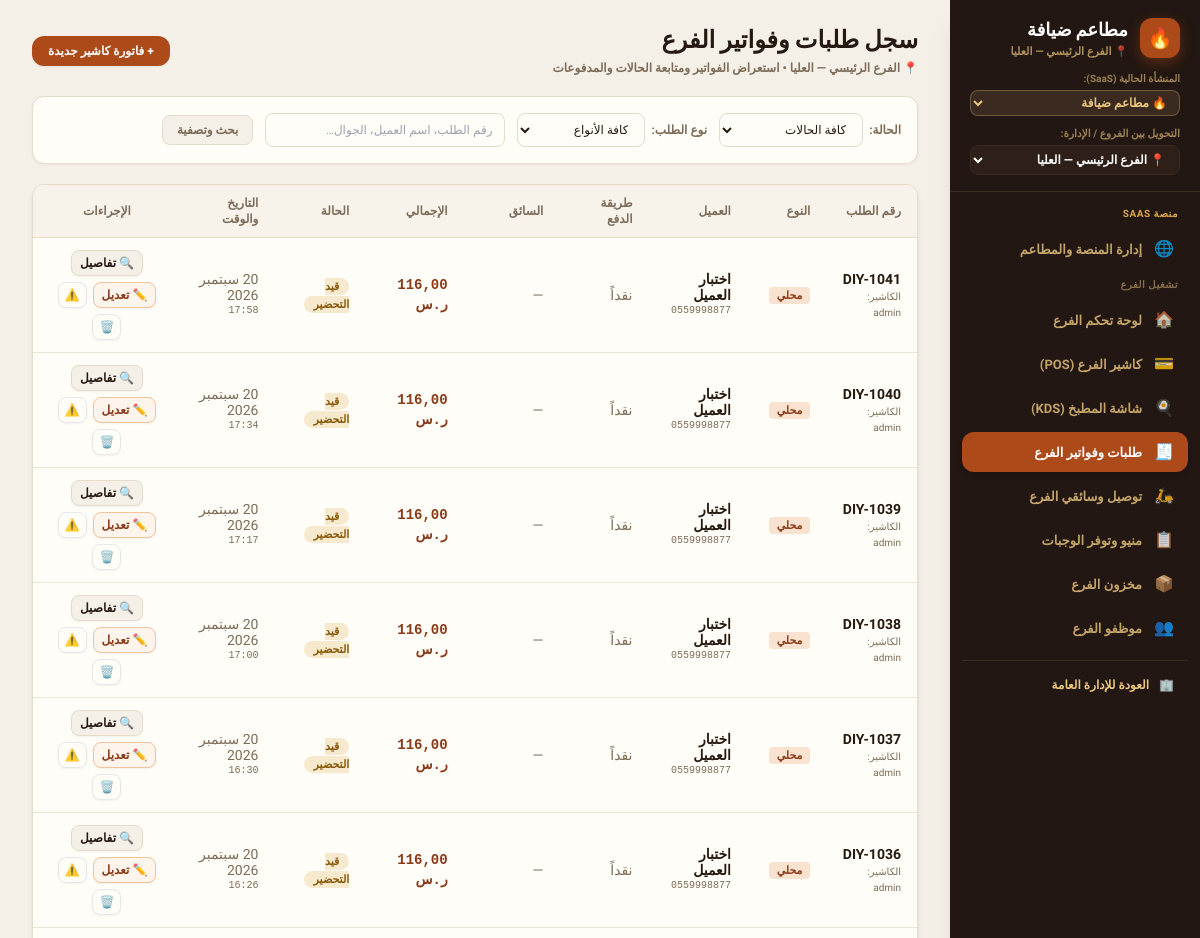
Before: /branch/orders/ (signed in, upper part) with the older database file.
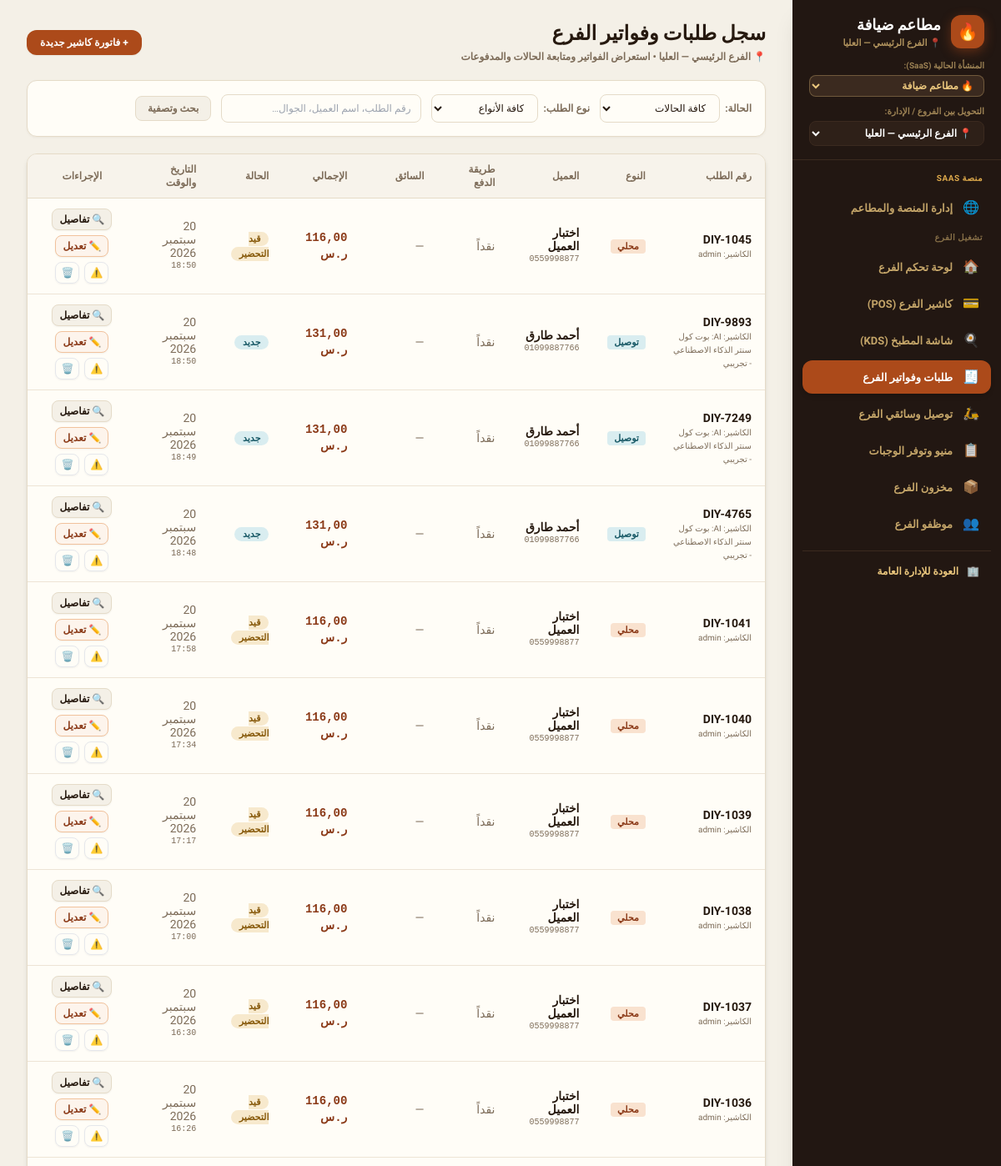
After: the same page with the newer database file.
### core/models.py (models this page shows, shortened)
class Order(models.Model):
    TYPE_CHOICES = [
        ("dine_in", "محلي"),
        ("takeaway", "سفري"),
        ("delivery", "توصيل"),
    ]
    CHANNEL_CHOICES = [
        ("cashier", "الكاشير"),
        ("call_center", "الكول سنتر"),
    ]
    STATUS_CHOICES = [
        ("new", "جديد"),
        ("preparing", "قيد التحضير"),
        ("ready", "جاهز للتسليم"),
        ("out_for_delivery", "في الطريق"),
        ("delivered", "تم التسليم"),
        ("cancelled", "ملغي"),
    ]
    PAY_CHOICES = [
        ("cash", "نقداً"),
        ("card", "بطاقة"),
        ("wallet", "محفظة رقمية"),
    ]
    tenant = models.ForeignKey(
        Tenant,
        on_delete=models.CASCADE,
        related_name="orders",
        null=True,
        blank=True,
        verbose_name="المستأجر / المنشأة",
    )
    order_number = models.CharField(max_length=50, unique=True, verbose_name="رقم الطلب")
    order_type = models.CharField(max_length=20, choices=TYPE_CHOICES, default="dine_in", verbose_name="نوع الطلب")
    channel = models.CharField(max_length=20, choices=CHANNEL_CHOICES, default="cashier", verbose_name="القناة")
    branch = models.ForeignKey(
        Branch,
        on_delete=models.SET_NULL,
        null=True,
        blank=True,
        related_name="orders",
        verbose_name="الفرع",
    )
    delivery_area = models.ForeignKey(
        "DeliveryArea",
        on_delete=models.SET_NULL,
        null=True,
        blank=True,
        related_name="orders",
        verbose_name="منطقة التوصيل / الكومبوند",
    )
    customer = models.ForeignKey(
        Customer,
        on_delete=models.SET_NULL,
        null=True,
        blank=True,
        related_name="orders",
        verbose_name="العميل",
    )
    customer_name = models.CharField(max_length=255, default="عميل نقدي", verbose_name="اسم العميل")
    customer_phone = models.CharField(max_length=50, default="", blank=True, verbose_name="هاتف العميل")
    address = models.CharField(max_length=255, default="", blank=True, verbose_name="عنوان التوصيل")
    status = models.CharField(max_length=30, choices=STATUS_CHOICES, default="new", verbose_name="الحالة")
    pay_method = models.CharField(max_length=20, choices=PAY_CHOICES, default="cash", verbose_name="طريقة الدفع")
    paid = models.BooleanField(default=True, verbose_name="تم الدفع")
    subtotal = models.DecimalField(max_digits=10, decimal_places=2, default=0.00, verbose_name="المجموع الفرعي")
    delivery_fee = models.DecimalField(max_digits=8, decimal_places=2, default=0.00, verbose_name="رسوم التوصيل")
    discount = models.DecimalField(max_digits=8, decimal_places=2, default=0.00, verbose_name="الخصم")
    total = models.DecimalField(max_digits=10, decimal_places=2, default=0.00, verbose_name="الإجمالي")
    cashier = models.CharField(max_length=255, default="", blank=True, verbose_name="الكاشير")
    driver = models.ForeignKey(
        Employee,
        on_delete=models.SET_NULL,
        null=True,
        blank=True,
        related_name="assigned_orders",
        verbose_name="السائق",
    )
    notes = models.TextField(default="", blank=True, verbose_name="ملاحظات")
    created_at = models.DateTimeField(default=timezone.now, verbose_name="تاريخ ووقت الطلب")
    class Meta:
        verbose_name = "طلب"
        verbose_name_plural = "الطلبات"
        ordering = ["-created_at", "-id"]

### core/views.py (the view)
# urls.py: path("branch/orders/", views.branch_orders_view, name="branch_orders"),
@login_required
@ensure_csrf_cookie
def branch_orders_view(request):
    if not user_has_perm(request.user, "view_orders"):
        return HttpResponseForbidden("غير مصرح لك باستعراض سجل طلبات الفرع")
    tenant = get_active_tenant(request)
    branch = get_active_branch(request)
    status_filter = request.GET.get("status", "all")
    type_filter = request.GET.get("type", "all")
    search = request.GET.get("q", "").strip()
    orders = Order.objects.filter(tenant=tenant).select_related("branch", "driver").order_by("-id")
    if branch:
        orders = orders.filter(branch=branch)
    if status_filter != "all":
        orders = orders.filter(status=status_filter)
    if type_filter != "all":
        orders = orders.filter(order_type=type_filter)
    if search:
        orders = orders.filter(Q(order_number__icontains=search) | Q(customer_name__icontains=search) | Q(customer_phone__icontains=search))
    context = {
        "tenant": tenant,
        "branch": branch,
        "orders": orders[:50],
        "status_filter": status_filter,
        "type_filter": type_filter,
        "search_query": search,
        "statuses": Order.STATUS_CHOICES,
        "order_types": Order.TYPE_CHOICES,
    }
    return render(request, "branch_orders.html", context)

### core/models.py (called while the page is built)
    def is_subscription_active(self):
        if not self.is_active:
            return False
        if self.subscription_status in ["active", "trial"]:
            if self.subscription_end and self.subscription_end < timezone.now():
                return False
            return True
        return False

    def days_until_expiry(self):
        if not self.subscription_end:
            return 999
        diff = (self.subscription_end - timezone.now()).total_seconds()
        return max(0, int(diff // 86400))

### core/views.py (called while the page is built, shortened)
def get_active_tenant(request):
    if hasattr(request, "tenant") and request.tenant:
        return request.tenant

def get_active_branch(request):
    tenant = get_active_tenant(request)
    profile = getattr(request.user, "profile", None)
    is_owner = request.user.is_superuser or (profile and (profile.role in ["owner", "platform_admin"] or profile.is_platform_admin))
    if not is_owner and profile and profile.branch:
        return profile.branch
    active_id = request.session.get("active_branch_id")
    if active_id:
        qs = Branch.objects.filter(id=active_id)
        if tenant:
            qs = qs.filter(tenant=tenant)
        return qs.first()
    return None

### templates/branch_orders.html (shortened to what the changed rows need)
{% extends "base.html" %}
{% block content %}
<div>
    <div class="mb-5 flex flex-col sm:flex-row sm:items-center sm:justify-between gap-3">
        <div>
            <h1 class="text-2xl font-black font-display text-ink">سجل طلبات وفواتير الفرع</h1>
        </div>
    </div>
    <div class="card overflow-hidden shadow-md">
        <div class="overflow-x-auto">
            <table class="w-full text-right text-xs">
                <thead class="border-b border-line bg-paper/70">
                    <tr>
                        <th class="th">رقم الطلب</th>
                        <th class="th">النوع</th>
                        <th class="th">العميل</th>
                        <th class="th">طريقة الدفع</th>
                        <th class="th">السائق</th>
                        <th class="th">الإجمالي</th>
                        <th class="th">الحالة</th>
                        <th class="th">التاريخ والوقت</th>
                        <th class="th text-center">الإجراءات</th>
                    </tr>
                </thead>
                <tbody class="divide-y divide-line/70">
                    {% for o in orders %}
                    <tr class="hover:bg-paper/30 transition">
                        <td class="td">
                            <span class="font-extrabold text-ink text-sm">{{ o.order_number }}</span>
                            <span class="block text-[10px] text-soft">الكاشير: {{ o.cashier|default:"—" }}</span>
                        </td>
                        <td class="td">
                            <span class="rounded px-2 py-0.5 text-[11px] font-bold
                                {% if o.order_type == 'dine_in' %}bg-brand-100 text-brand-700
                                {% elif o.order_type == 'takeaway' %}bg-paper border border-line text-ink
                                {% else %}bg-info-100 text-info-700{% endif %}">
                                {{ o.get_order_type_display }}
                            </span>
                        </td>
                        <td class="td">
                            <p class="font-bold text-ink">{{ o.customer_name }}</p>
                            {% if o.customer_phone %}
                            <p class="text-[10px] text-soft font-mono" dir="ltr">{{ o.customer_phone }}</p>
                            {% endif %}
                        </td>
                        <td class="td text-soft">{{ o.get_pay_method_display }}</td>
                        <td class="td text-soft">{{ o.driver.name|default:"—" }}</td>
                        <td class="td font-extrabold text-brand-700 font-mono text-sm">{{ o.total|floatformat:2 }} ر.س</td>
                        <td class="td">
                            <span class="rounded-full px-2.5 py-0.5 text-[11px] font-bold
                                {% if o.status == 'delivered' %}bg-good-100 text-good-700
                                {% elif o.status == 'ready' %}bg-good-100 text-good-700
                                {% elif o.status == 'out_for_delivery' %}bg-brand-100 text-brand-700
                                {% elif o.status == 'preparing' %}bg-warn-100 text-warn-700
                                {% elif o.status == 'cancelled' %}bg-bad-100 text-bad-700
                                {% else %}bg-info-100 text-info-700{% endif %}">
                                {{ o.get_status_display }}
                            </span>
                        </td>
                        <td class="td text-soft">
                            <span>{{ o.created_at|date:"j M Y" }}</span>
                            <span class="block text-[10px] font-mono">{{ o.created_at|time:"H:i" }}</span>
                        </td>
                        <td class="td text-center">
                            <div class="flex items-center justify-center gap-1.5 flex-wrap">
                                <a
                                    href="{% url 'order_detail' o.id %}"
                                    title="تفاصيل الطلب والفاتورة"
                                    class="rounded-lg bg-paper border border-line px-2 py-1 text-xs font-bold text-ink hover:bg-line transition shadow-sm"
                                >
                                    🔍 تفاصيل
                                </a>
                                <a
                                    href="{% url 'order_edit' o.id %}"
                                    title="تعديل الطلب"
                                    class="rounded-lg bg-brand-50 border border-brand-200 px-2 py-1 text-xs font-bold text-brand-700 hover:bg-brand-100 transition shadow-sm"
                                >
                                    ✏️ تعديل
                                </a>
                                <button
                                    type="button"
                                    onclick="cancelOrder({{ o.id }}, '{{ o.order_number }}')"
                                    title="إلغاء الطلب"
                                    class="rounded-lg bg-warn-50 border border-warn-200 px-1.5 py-1 text-xs font-bold text-warn-700 hover:bg-warn-100 transition shadow-sm"
                                >
                                    ⚠️
                                </button>
                                <button
                                    type="button"
                                    onclick="deleteOrder({{ o.id }}, '{{ o.order_number }}')"
                                    title="حذف نهائي"
                                    class="rounded-lg bg-bad-50 border border-bad-200 px-1.5 py-1 text-xs font-bold text-bad-700 hover:bg-bad-100 transition shadow-sm"
                                >
                                    🗑️
                                </button>
                            </div>
                        </td>
                    </tr>
                    {% empty %}
                    <tr>
                        <td colspan="9" class="py-12 text-center text-xs text-soft font-bold">لا توجد طلبات مطابقة للبحث</td>
                    </tr>
                    {% endfor %}
                </tbody>
            </table>
        </div>
    </div>
</div>
{% endblock %}

Changed rows visible on the page:
added Order: order_number "DIY-1045", cashier "admin", order_type "محلي", customer_name "اختبار العميل", customer_phone "0559998877", pay_method "نقداً", driver.name "—", total "116,00", status "قيد التحضير", created_at "20 سبتمبر 2026", created_at "18:50"
added Order: order_number "DIY-9893", cashier "AI: بوت كول سنتر الذكاء الاصطناعي - تجريبي", order_type "توصيل", customer_name "أحمد طارق", customer_phone "01099887766", pay_method "نقداً", driver.name "—", total "131,00", status "جديد", created_at "20 سبتمبر 2026", created_at "18:50"
added Order: order_number "DIY-7249", cashier "AI: بوت كول سنتر الذكاء الاصطناعي - تجريبي", order_type "توصيل", customer_name "أحمد طارق", customer_phone "01099887766", pay_method "نقداً", driver.name "—", total "131,00", status "جديد", created_at "20 سبتمبر 2026", created_at "18:49"
added Order: order_number "DIY-4765", cashier "AI: بوت كول سنتر الذكاء الاصطناعي - تجريبي", order_type "توصيل", customer_name "أحمد طارق", customer_phone "01099887766", pay_method "نقداً", driver.name "—", total "131,00", status "جديد", created_at "20 سبتمبر 2026", created_at "18:48"
